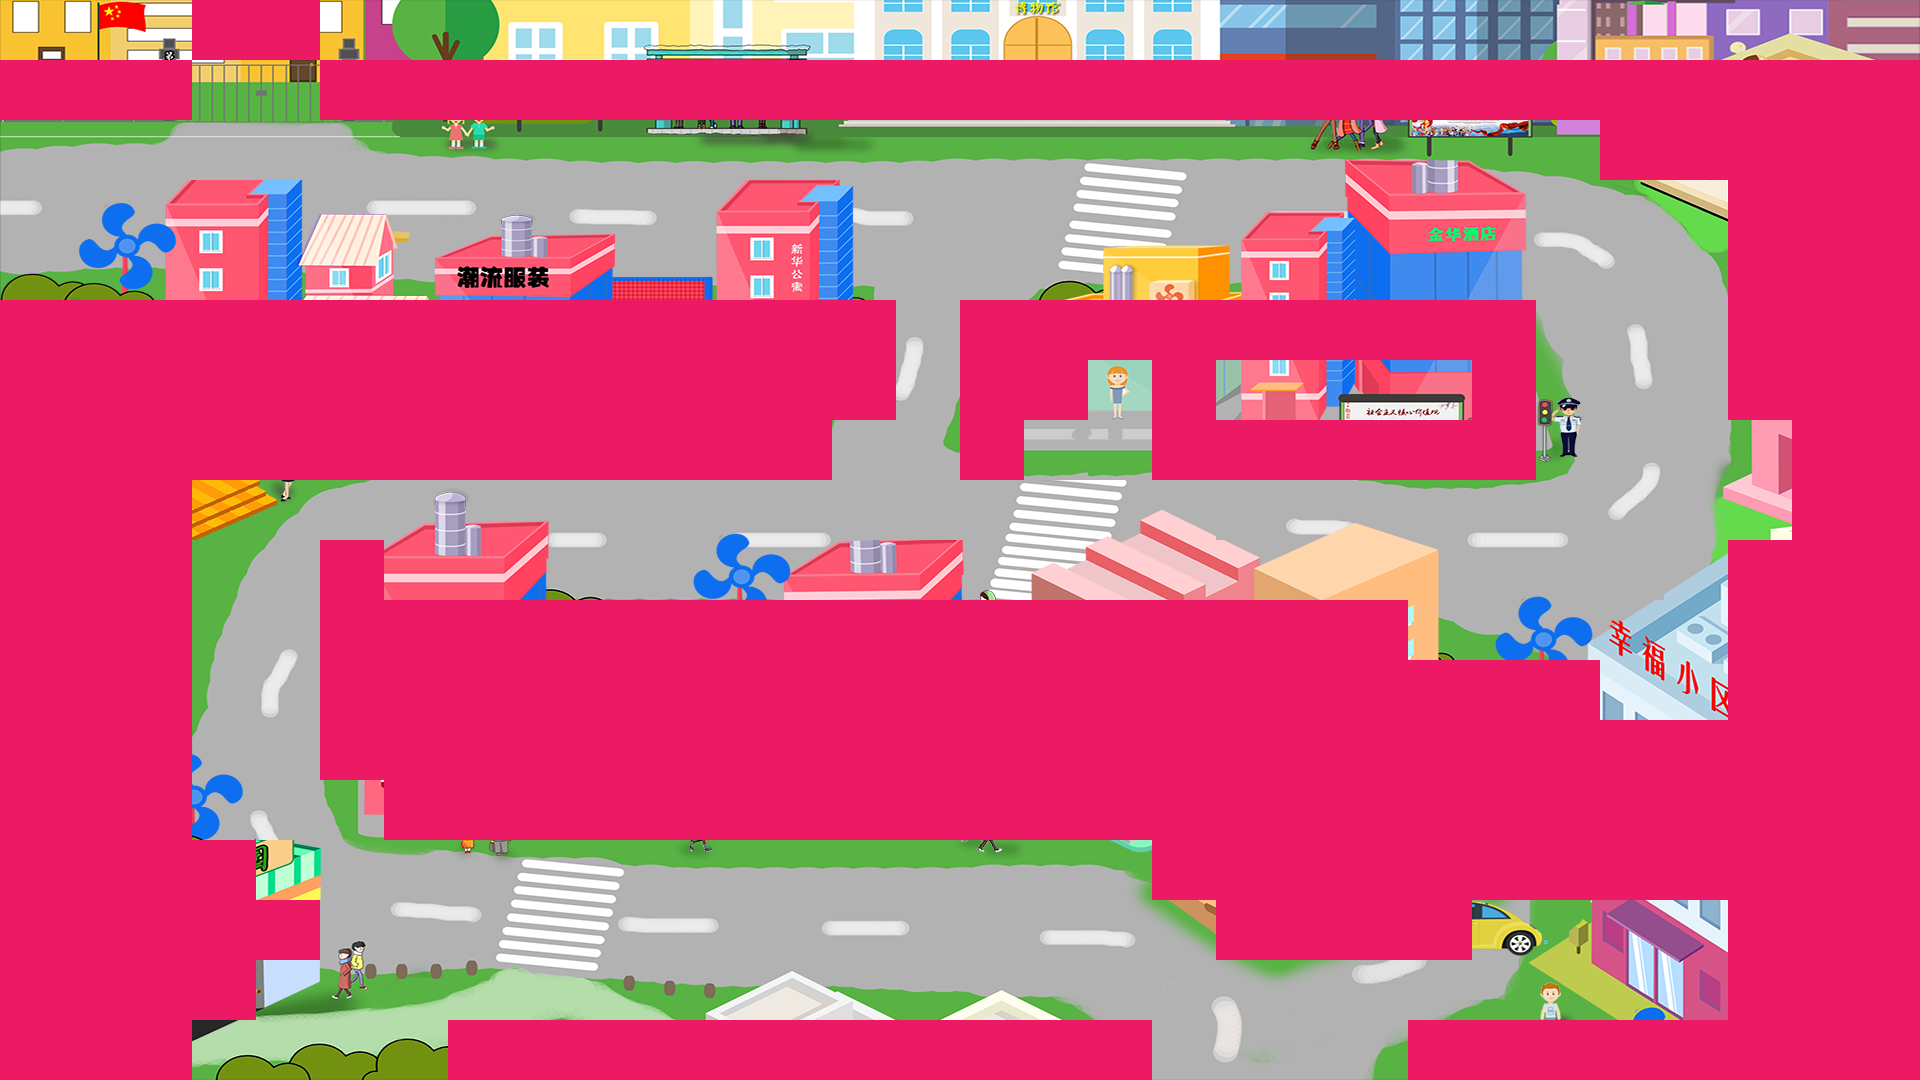

This game map was drawn from its Tiled (.tmx) file and the tilesets committed beside it. A one-line description and the trimmed map source follow:
An orthogonal 30x18 tile map with 64x60 px tiles, 4 tile layers (BackGround, collidable, second, peng), 3 tilesets and 5 objects (hero, school, hosp, zoo, shop).

<map version="1.0" orientation="orthogonal" renderorder="right-down" width="30" height="18" tilewidth="64" tileheight="60">
 <tileset firstgid="1" name="bGround" tilewidth="64" tileheight="60">
  <image source="BackGround.png" width="1920" height="1080" />
 </tileset>
 <tileset firstgid="541" name="house" tilewidth="64" tileheight="60">
  <image source="coliding.png" width="1920" height="1080" />
 </tileset>
 <tileset firstgid="1081" name="COLLi" tilewidth="64" tileheight="60">
  <image source="Cillidable.png" width="128" height="60" />
  <tile id="0">
   <properties>
    <property name="incollidable" value="true" />
   </properties>
  </tile>
  <tile id="1">
   <properties>
    <property name="collidable" value="true" />
   </properties>
  </tile>
 </tileset>
 <layer name="BackGround" width="30" height="18">
  <data>[540 cells, 540 non-empty, 527 distinct tile ids]</data>
 </layer>
 <layer name="collidable" width="30" height="18">
  <data>[540 cells, 221 non-empty, 221 distinct tile ids]</data>
 </layer>
 <layer name="second" width="30" height="18">
  <data>[540 cells, 104 non-empty, 104 distinct tile ids]</data>
 </layer>
 <objectgroup name="people">
  <object name="hero" x="219" y="515" width="30" height="32" />
  <object name="school" x="238.667" y="113.333" width="32" height="22.6667" />
  <object name="hosp" x="1715" y="460.333" width="34.6667" height="38.6667" />
  <object name="zoo" x="282" y="1013.33" width="32" height="38.6667" />
  <object name="shop" x="1090.67" y="442.333" width="32" height="28" />
 </objectgroup>
 <layer name="peng" width="30" height="18">
  <data>[540 cells, 283 non-empty, 1 distinct tile ids]</data>
 </layer>
</map>